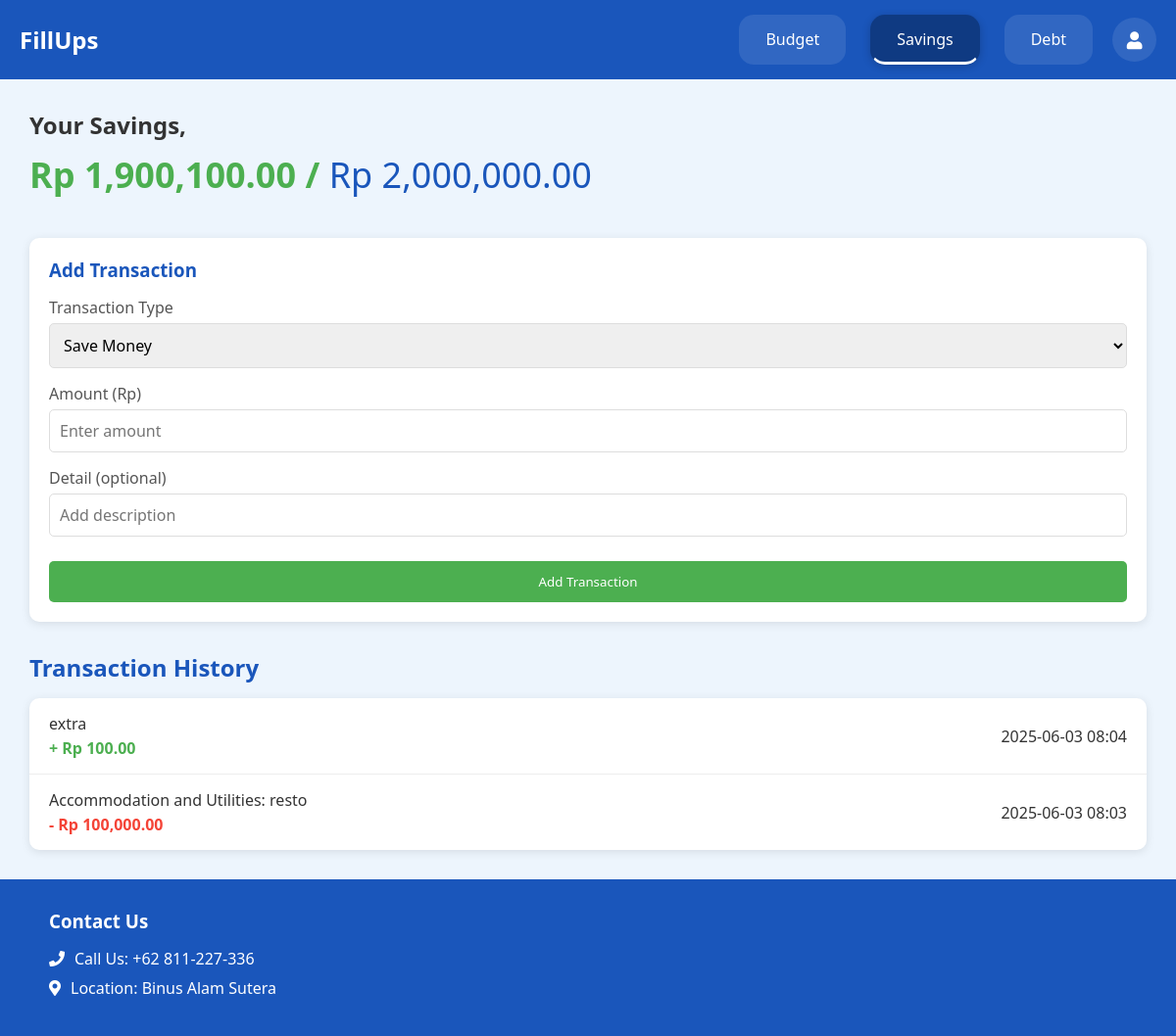
The app's page /savings (signed in), older data.
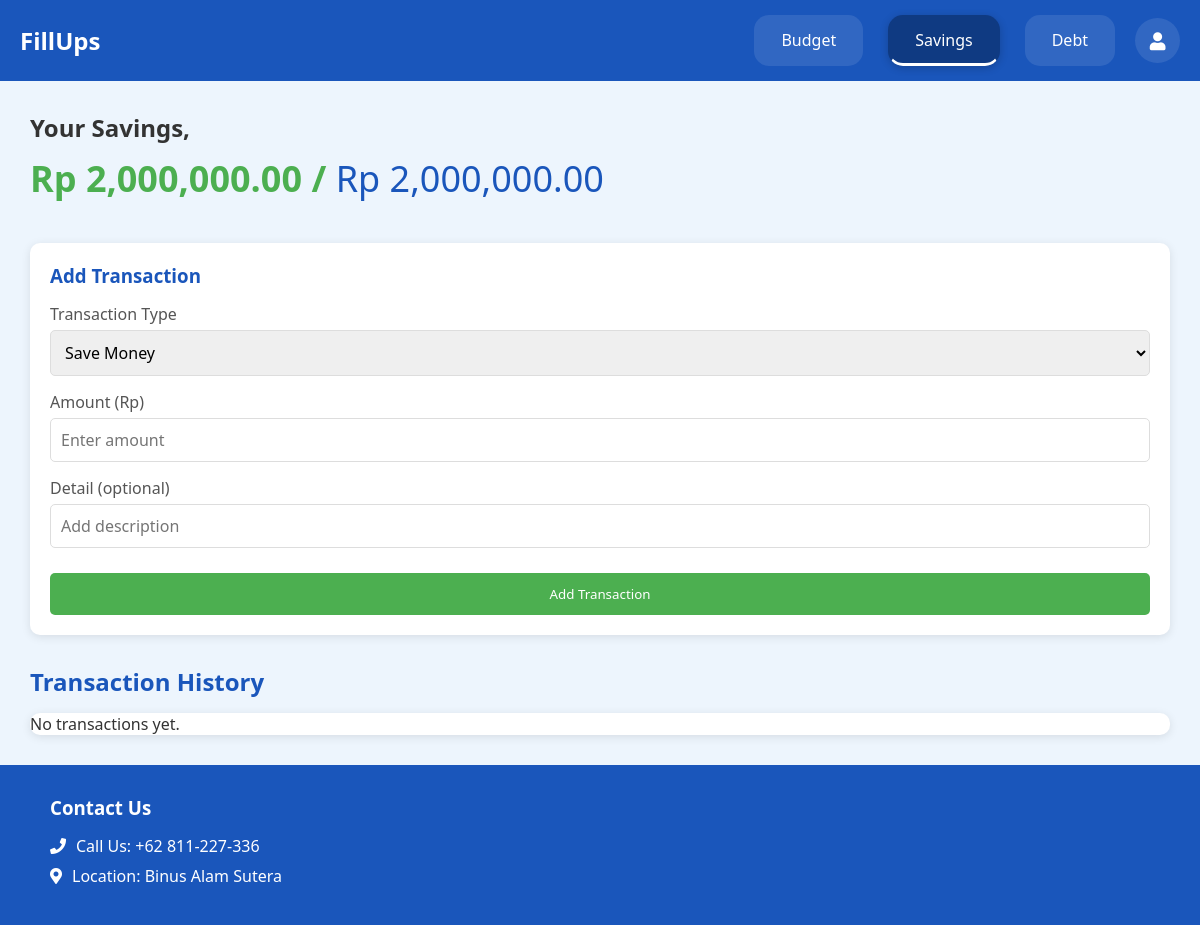
The same page, newer data.
### models.py (models this page shows)
class Savings(db.Model):
    id = db.Column(db.Integer, primary_key=True)
    curr_savings = db.Column(db.Float, nullable=False)
    saving_goal = db.Column(db.Float, nullable=True)  # <-- New field added
    date = db.Column(db.DateTime, nullable=True)
    detail = db.Column(db.Text, nullable=True)

class SavingsTransaction(db.Model):
    id = db.Column(db.Integer, primary_key=True)
    savings_id = db.Column(db.Integer, db.ForeignKey('savings.id'), nullable=False)  # <-- fix here
    action = db.Column(db.String(10), nullable=False)  # 'save' or 'spend'
    amount = db.Column(db.Float, nullable=False)
    detail = db.Column(db.Text, nullable=True)
    date = db.Column(db.DateTime, nullable=False)
    savings = db.relationship('Savings', backref=db.backref('transactions', lazy=True))

### routes.py (the view, shortened to what this page needs)
@BP.route('/savings', methods=['GET', 'POST'])
@login_required_manual
def savings():
    user = get_current_user()
    if not user:
        return redirect(url_for('BP.login'))
    savings = Savings.query.get(user.savings_id) if user.savings_id else None
    budget = user.budget if user else None
    transactions = SavingsTransaction.query.filter_by(savings_id=savings.id).order_by(SavingsTransaction.date.desc()).all() if savings else []
    return render_template(
        'savings.html',
        savings=savings,
        curr_savings=savings.curr_savings if savings else 0,
        saving_goal=savings.saving_goal if savings and savings.saving_goal else 0,
        transactions=transactions,
        budget=budget
    )

### routes.py (called while the page is built)
def login_required_manual(f):
    @wraps(f)
    def decorated_function(*args, **kwargs):
        if 'user_id' not in session:
            if request.headers.get('X-Requested-With') == 'XMLHttpRequest':
                return jsonify(success=False, message="Not logged in"), 401
            return redirect(url_for('BP.login'))
        return f(*args, **kwargs)
    return decorated_function

def get_current_user():
    user_id = session.get('user_id')
    if user_id:
        return User.query.get(user_id)
    return None

### templates/savings.html (shortened to what this page needs)
<!DOCTYPE html>
<html lang="en">
<head>
    <link rel="stylesheet" href="/static/saving.css">
    <link rel="stylesheet" href="https://cdnjs.cloudflare.com/ajax/libs/font-awesome/5.15.4/css/all.min.css">
</head>
<body>
    <div class="container">
        <header>
            <a href="/" class="logo">FillUps</a>
            <nav>
                <a href="/budget">Budget</a>
                <a href="/savings" class="active">Savings</a>
                <a href="/debts">Debt</a>
            </nav>
            <a href="/account" class="account-icon" title="Account">
                <i class="fas fa-user"></i>
            </a>
        </header>
        <div class="content">
            <h1 class="savings-title">Your Savings,</h1>
            <div class="savings-amount">
                <span id="currentSavings">Rp {{ "{:,.2f}".format(curr_savings) }}</span> /
                <span id="savingsGoal">Rp {{ "{:,.2f}".format(saving_goal) }}</span>
            </div>
            <div class="transaction-form">
                <h3>Add Transaction</h3>
                <form id="transactionForm" method="POST" action="{{ url_for('BP.savings') }}">
                    <div class="form-group">
                        <label for="transactionType">Transaction Type</label>
                        <select id="transactionType" name="action" required>
                            <option value="save">Save Money</option>
                        </select>
                    </div>
                    <div class="form-group">
                        <label for="amount">Amount (Rp)</label>
                        <input
                            type="number"
                            id="amount"
                            name="amount"
                            placeholder="Enter amount"
                            required
                            min="0.01"
                            step="0.01"
                        />
                    </div>
                    <div class="form-group">
                        <label for="detail">Detail (optional)</label>
                        <input type="text" id="detail" name="detail" placeholder="Add description" />
                    </div>
                    <button type="submit" class="submit-btn">Add Transaction</button>
                </form>
            </div>
            <div class="transaction-section">
                <h2>Transaction History</h2>
                <div class="transaction-list" id="transactionList">
                    {% for txn in transactions %}
                    <div class="transaction-item {% if txn.action == 'save' %}income{% else %}expense{% endif %}">
                        <div class="transaction-details">
                            <div class="transaction-category">{{ txn.detail or txn.category or 'No detail' }}</div>
                            <div class="transaction-amount">
                                {% if txn.action == 'save' %}
                                    + Rp {{ "{:,.2f}".format(txn.amount) }}
                                {% else %}
                                    - Rp {{ "{:,.2f}".format(txn.amount) }}
                                {% endif %}
                            </div>
                        </div>
                        <div class="transaction-date">{{ txn.date.strftime('%Y-%m-%d %H:%M') if txn.date else '' }}</div>
                    </div>
                    {% else %}
                    <p>No transactions yet.</p>
                    {% endfor %}
                </div>
            </div>
        </div>
        <footer>
            <div class="footer-content">
                <h3>Contact Us</h3>
                <div class="contact-info">
                    <p><i class="fas fa-phone"></i> Call Us: +62 811-227-336</p>
                    <p><i class="fas fa-map-marker-alt"></i> Location: Binus Alam Sutera</p>
                </div>
            </div>
        </footer>
    </div>
</body>
</html>

### static/saving.css (style rules this page uses)
* { margin: 0; padding: 0; box-sizing: border-box; font-family: 'Segoe UI', Tahoma, Geneva, Verdana, sans-serif; }
body { background-color: #f5f8fc; color: #333; }
.container { width: 100%; margin: 0; padding: 0; box-shadow: 0 0 20px rgba(0, 0, 0, 0.1); display: flex; flex-direction: column; min-height: 100vh; }
header { background-color: #1a56bb; color: white; padding: 15px 20px; display: flex; justify-content: space-between; align-items: center; }
.logo { font-size: 24px; font-weight: bold; color: white; text-decoration: none; }
nav { display: flex; margin-left: auto; margin-right: 20px; gap: 25px; }
nav a { color: white; text-decoration: none; padding: 12px 25px; font-weight: 500; transition: all 0.3s ease; border-radius: 15px; background-color: rgba(255, 255, 255, 0.1); border: 2px solid transparent; }
nav a.active { background-color: #0f3a82; border-bottom: 3px solid #ffffff; border-radius: 15px; box-shadow: 0 2px 8px rgba(0, 0, 0, 0.2); }
.account-icon { background-color: rgba(255, 255, 255, 0.1); color: white; border: none; padding: 12px; border-radius: 50%; cursor: pointer; font-weight: 500; transition: all 0.3s ease; width: 45px; height: 45px; display: flex; align-items: center; justify-content: center; font-size: 18px; }
.content { padding: 30px; background-color: #edf5fd; flex-grow: 1; max-width: 1200px; margin: 0 auto; width: 100%; }
.savings-title { font-size: 24px; margin-bottom: 10px; color: #333; }
.savings-amount { font-size: 36px; font-weight: bold; margin-bottom: 40px; color: #4CAF50; }
#savingsGoal { color: #1a56bb; font-weight: normal; }
.transaction-form { background-color: white; padding: 20px; border-radius: 10px; box-shadow: 0 2px 10px rgba(0, 0, 0, 0.1); margin-bottom: 30px; }
.transaction-form h3 { margin-bottom: 15px; color: #1a56bb; }
.form-group { margin-bottom: 15px; }
.form-group label { display: block; margin-bottom: 5px; font-weight: 500; color: #555; }
.form-group select, .form-group input { width: 100%; padding: 10px; border: 1px solid #ddd; border-radius: 5px; font-size: 16px; }
.submit-btn { background-color: #4CAF50; color: white; border: none; padding: 12px 20px; border-radius: 5px; cursor: pointer; font-weight: 500; transition: all 0.3s ease; width: 100%; margin-top: 10px; }
.transaction-section h2 { margin-bottom: 15px; color: #1a56bb; }
.transaction-list { background-color: white; border-radius: 10px; overflow: hidden; box-shadow: 0 2px 10px rgba(0, 0, 0, 0.1); }
footer { background-color: #1a56bb; color: white; padding: 30px 50px; margin-top: auto; }
.footer-content { max-width: 1200px; margin: 0 ; }
.footer-content h3 { margin-bottom: 15px; }
.contact-info p { margin: 8px 0; display: flex; align-items: center; }
.contact-info i { margin-right: 10px; }

Row changes from the older to the newer data that the page shows:
removed SavingsTransaction: detail "extra", amount "100.00", date "2025-06-03 08:04"
removed SavingsTransaction: detail "Accommodation and Utilities: resto", amount "100,000.00", date "2025-06-03 08:03"
changed Savings: curr_savings "1,900,100.00" → "2,000,000.00"
Text that changed along with them:
text now shown: "No transactions yet."
